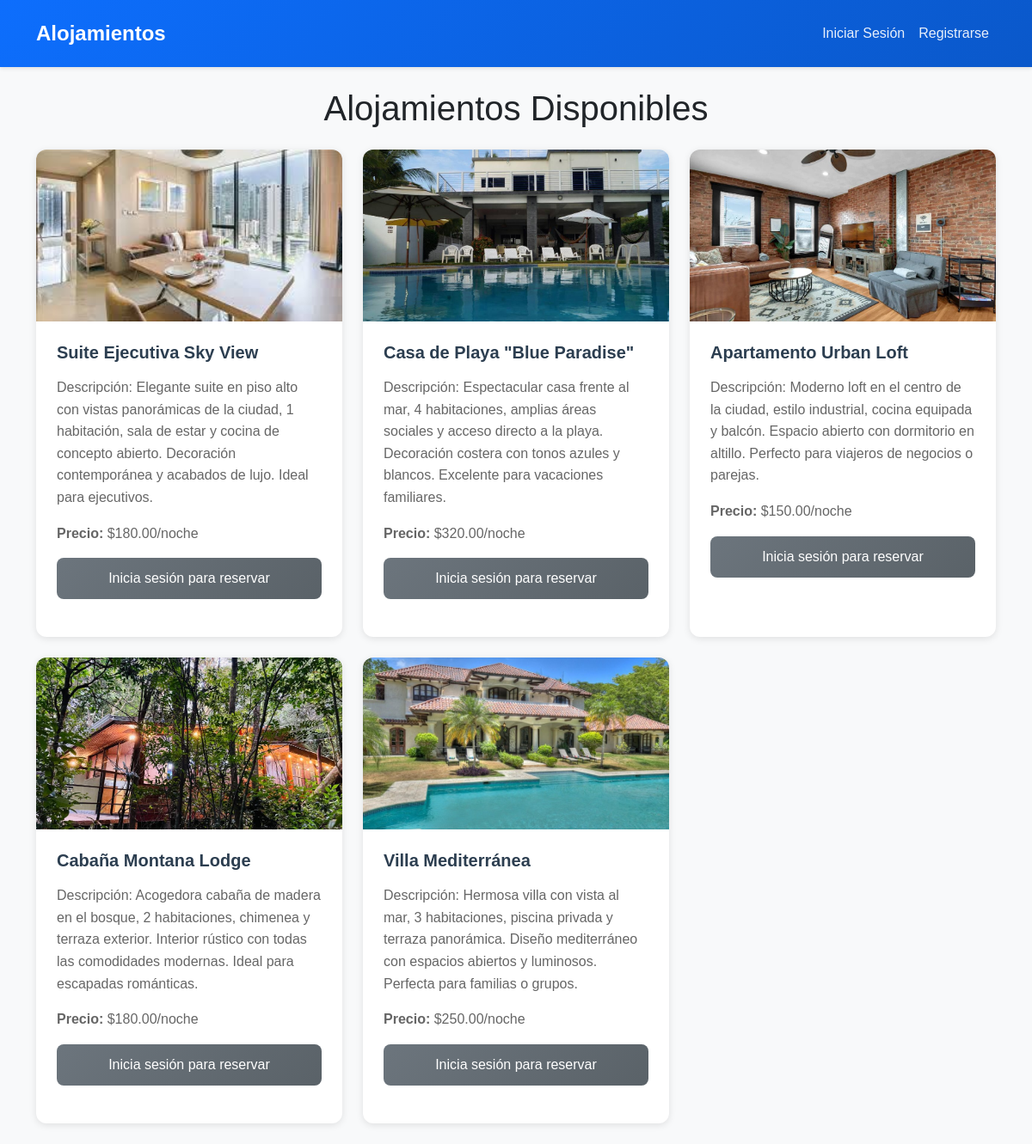
The page / on the database its author committed.
### tables this page shows
CREATE TABLE `accommodations` (
  `id` int(11) NOT NULL,
  `name` varchar(100) NOT NULL,
  `description` text DEFAULT NULL,
  `price` decimal(10,2) NOT NULL,
  `image_url` varchar(255) DEFAULT NULL,
  `status` enum('available','occupied','maintenance') DEFAULT 'available',
  `created_at` timestamp NOT NULL DEFAULT current_timestamp()
);

### index.php (the view, shortened to what this page needs)
<?php
require_once 'config/database.php';
$stmt = $pdo->query("SELECT * FROM accommodations WHERE status = 'available' ORDER BY created_at DESC");
$accommodations = $stmt->fetchAll(PDO::FETCH_ASSOC);
?>
<!DOCTYPE html>
<html lang="es">
<head>
    <link href="https://cdn.jsdelivr.net/npm/bootstrap@5.3.0/dist/css/bootstrap.min.css" rel="stylesheet">
    <link rel="stylesheet" href="css/style.css">
</head>
<body>
    <nav class="navbar navbar-expand-lg navbar-dark bg-primary">
        <div class="container">
            <a class="navbar-brand" href="index.php">Alojamientos</a>
            <div class="collapse navbar-collapse" id="navbarNav">
                <ul class="navbar-nav ms-auto">
                    <?php if(isset($_SESSION['user_id'])): ?>
                        <?php if(isset($_SESSION['is_admin']) && $_SESSION['is_admin']): ?>
                            <li class="nav-item">
                                <a class="nav-link" href="admin/">Panel Admin</a>
                            </li>
                        <?php endif; ?>
                        <li class="nav-item">
                            <a class="nav-link" href="user_profile.php">Mi Perfil</a>
                        </li>
                        <li class="nav-item">
                            <a class="nav-link" href="bookings.php">Mis Reservas</a>
                        </li>
                        <li class="nav-item">
                            <a class="nav-link" href="logout.php">Cerrar Sesión</a>
                        </li>
                    <?php else: ?>
                        <li class="nav-item">
                            <a class="nav-link" href="login.php">Iniciar Sesión</a>
                        </li>
                        <li class="nav-item">
                            <a class="nav-link" href="register.php">Registrarse</a>
                        </li>
                    <?php endif; ?>
                </ul>
            </div>
        </div>
    </nav>
    <div class="container mt-4">
        <h1 class="text-center mb-4">Alojamientos Disponibles</h1>
        <div class="row">
            <?php foreach($accommodations as $accommodation): ?>
                <div class="col-md-4 mb-4">
                    <div class="card">
                        <img src="<?php echo htmlspecialchars($accommodation['image_url'] ?? 'assets/default-accommodation.jpg'); ?>"
                             class="card-img-top" alt="<?php echo htmlspecialchars($accommodation['name']); ?>">
                        <div class="card-body">
                            <h5 class="card-title"><?php echo htmlspecialchars($accommodation['name']); ?></h5>
                            <p class="card-text"><?php echo htmlspecialchars($accommodation['description']); ?></p>
                            <p class="card-text"><strong>Precio:</strong> $<?php echo htmlspecialchars($accommodation['price']); ?>/noche</p>
                            <?php if(isset($_SESSION['user_id'])): ?>
                                <div class="d-flex gap-2">
                                    <a href="book.php?id=<?php echo $accommodation['id']; ?>" class="btn btn-primary">Reservar</a>
                                    <form action="select_accommodation.php" method="POST" class="d-inline">
                                        <input type="hidden" name="accommodation_id" value="<?php echo $accommodation['id']; ?>">
                                        <button type="submit" class="btn btn-success">Seleccionar</button>
                                    </form>
                                </div>
                            <?php else: ?>
                                <div class="d-grid gap-2">
                                    <a href="login.php" class="btn btn-secondary">Inicia sesión para reservar</a>
                                </div>
                            <?php endif; ?>
                        </div>
                    </div>
                </div>
            <?php endforeach; ?>
        </div>
    </div>
</body>
</html>

### css/style.css (style rules this page uses)
body { background-color: #f8f9fa; font-family: 'Arial', sans-serif; min-height: 100vh; display: flex; flex-direction: column; }
.navbar { box-shadow: 0 2px 4px rgba(0,0,0,0.1); padding: 1rem 0; background: linear-gradient(135deg, #0d6efd, #0a58ca); }
.navbar-brand { font-weight: bold; font-size: 1.5rem; }
.navbar-dark .navbar-nav .nav-link { color: rgba(255, 255, 255, 0.9); transition: color 0.3s ease; }
.card { transition: all 0.3s ease; margin-bottom: 20px; box-shadow: 0 2px 8px rgba(0,0,0,0.1); border: none; border-radius: 12px; overflow: hidden; }
.card-img-top { height: 200px; object-fit: cover; transition: transform 0.3s ease; }
.card-body { padding: 1.5rem; }
.card-title { font-size: 1.25rem; font-weight: 600; margin-bottom: 1rem; color: #2c3e50; }
.card-text { color: #666; line-height: 1.6; }
.btn { padding: 0.75rem 1.5rem; border-radius: 8px; font-weight: 500; transition: all 0.3s ease; }
.btn-secondary { background: linear-gradient(135deg, #6c757d, #5a6268); border: none; }
.card { animation: fadeIn 0.5s ease; }
.card { height: 100%; display: flex; flex-direction: column; }
.card-body { flex: 1; display: flex; flex-direction: column; }

### rows shown on the page
accommodations: image_url+name (picture), name "Suite Ejecutiva Sky View", description "Descripción: Elegante suite en piso alto con vistas panorámicas de la ciudad, 1 habitación, sala de estar y cocina de concepto abierto. Decoración contemporánea y acabados de lujo. Ideal para ejecutivos.", price "180.00"
accommodations: image_url (picture), name "Casa de Playa \"Blue Paradise\"", description "Descripción: Espectacular casa frente al mar, 4 habitaciones, amplias áreas sociales y acceso directo a la playa. Decoración costera con tonos azules y blancos. Excelente para vacaciones familiares.", price "320.00"
accommodations: image_url (picture), name "Apartamento Urban Loft", description "Descripción: Moderno loft en el centro de la ciudad, estilo industrial, cocina equipada y balcón. Espacio abierto con dormitorio en altillo. Perfecto para viajeros de negocios o parejas.", price "150.00"
accommodations: image_url+name (picture), name "Cabaña Montana Lodge", description "Descripción: Acogedora cabaña de madera en el bosque, 2 habitaciones, chimenea y terraza exterior. Interior rústico con todas las comodidades modernas. Ideal para escapadas románticas.", price "180.00"
accommodations: image_url+name (picture), name "Villa Mediterránea", description "Descripción: Hermosa villa con vista al mar, 3 habitaciones, piscina privada y terraza panorámica. Diseño mediterráneo con espacios abiertos y luminosos. Perfecta para familias o grupos.", price "250.00"
